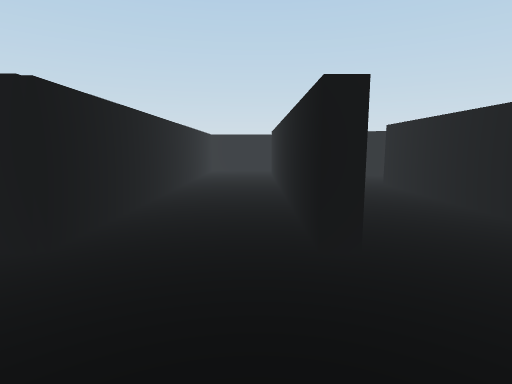
[1] (above)

24 first-person views from a walk through a scene from a Unity 3-D project. The camera is 1.2 m above the floor, tilts 8° down and sees 80° across. The floor is counted in squares, 1 m on a side. Each view is taken from the middle of a square. On the plan, view 1 faces up. The plan holds only what a view shows up to about 13 squares ahead; the rest is blank. The player is left out.

[2]
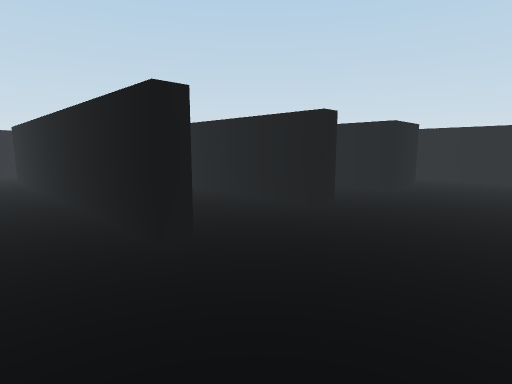

[3]
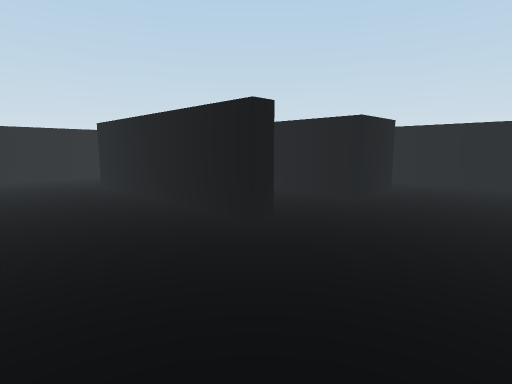

[4]
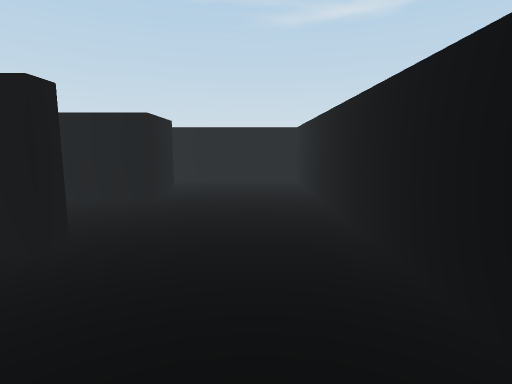

[5]
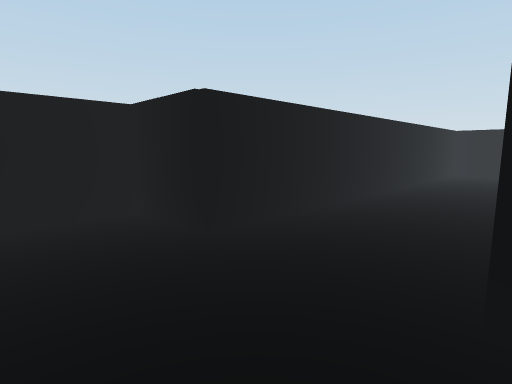

[6]
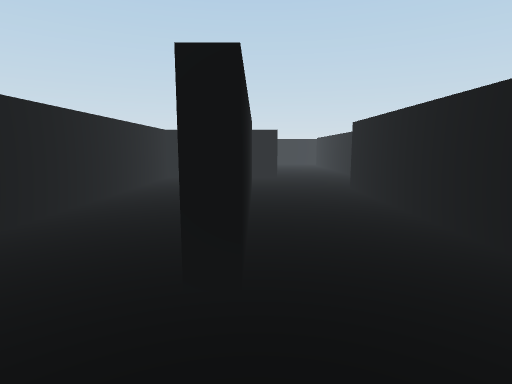

[7]
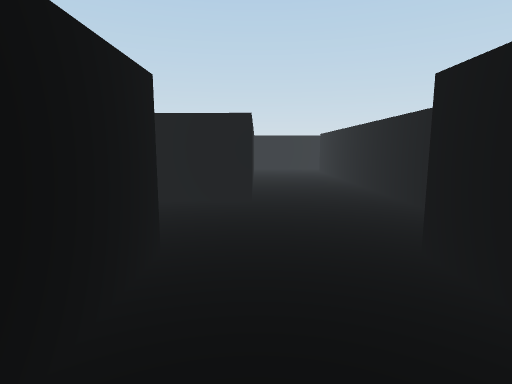

[8]
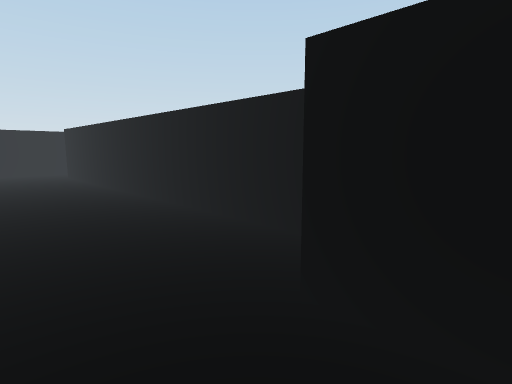

[9]
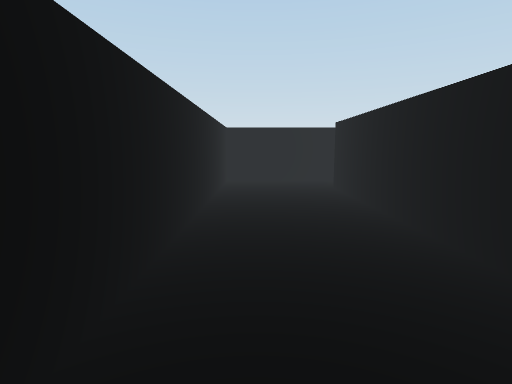

[10]
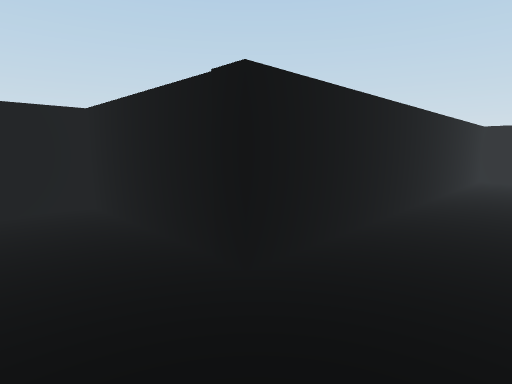

[11]
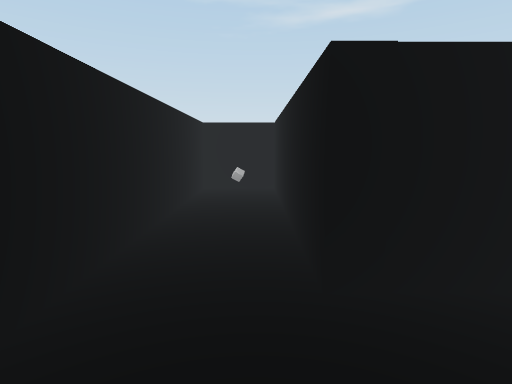

[12]
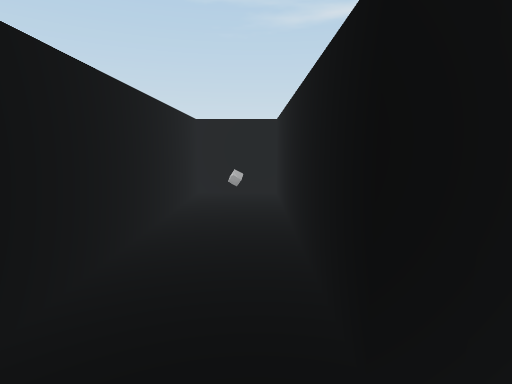

[13]
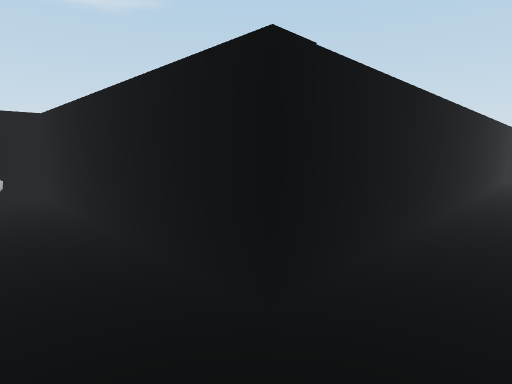

[14]
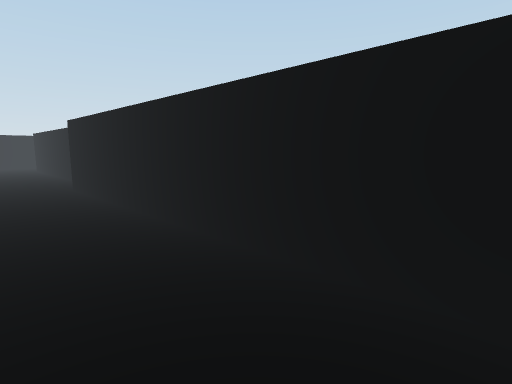

[15]
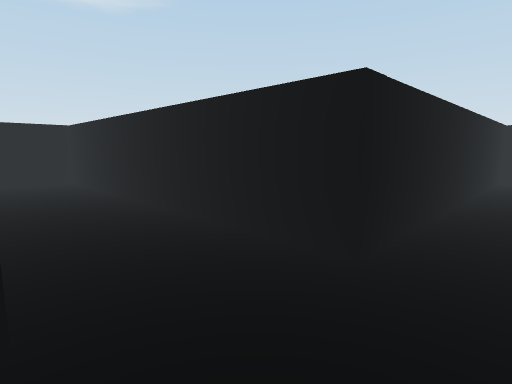

[16]
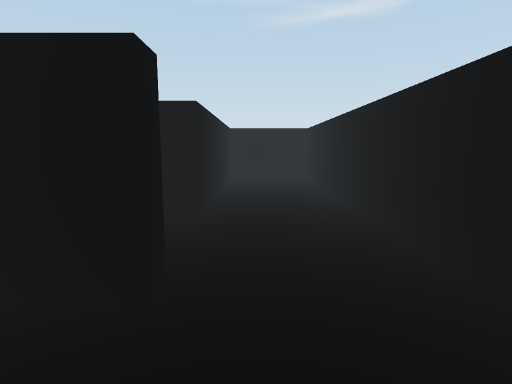

[17]
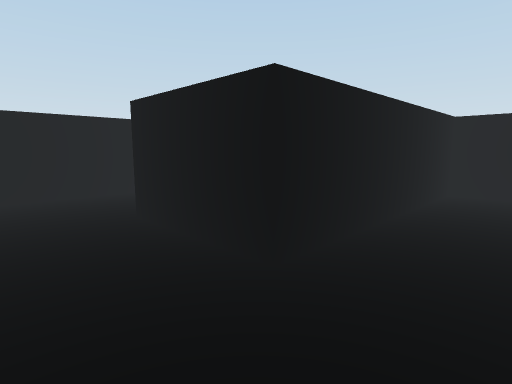

[18]
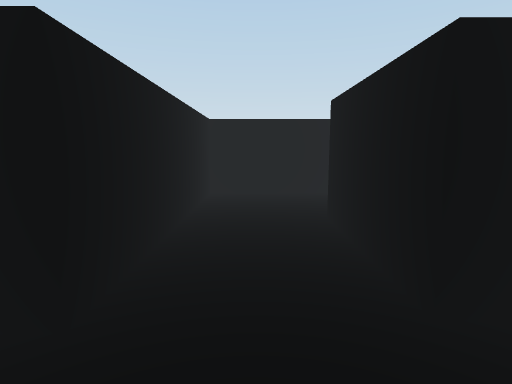

[19]
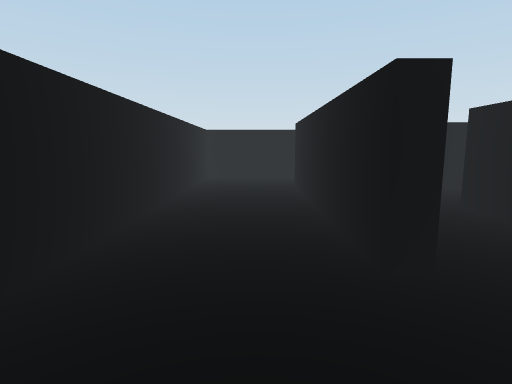

[20]
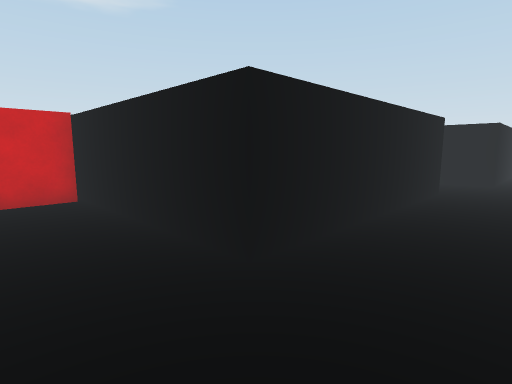

[21]
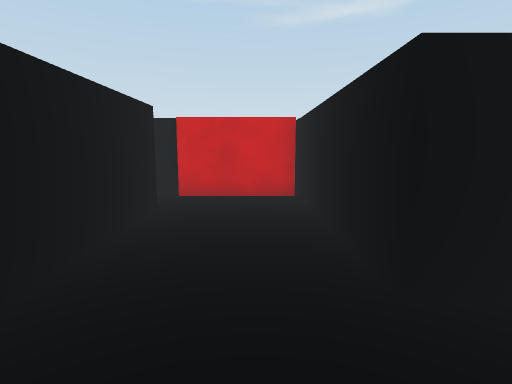

[22]
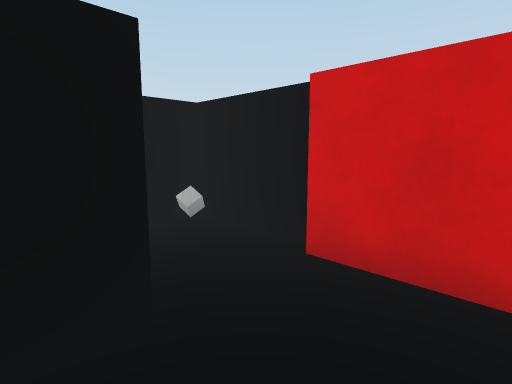

[23]
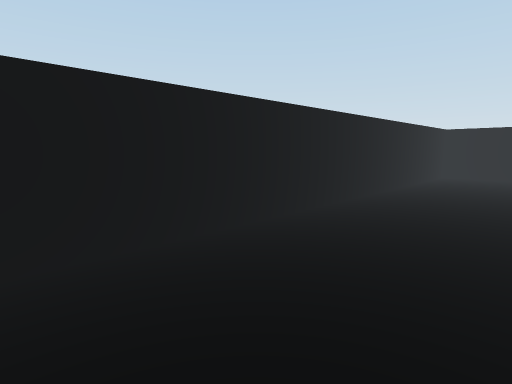

[24]
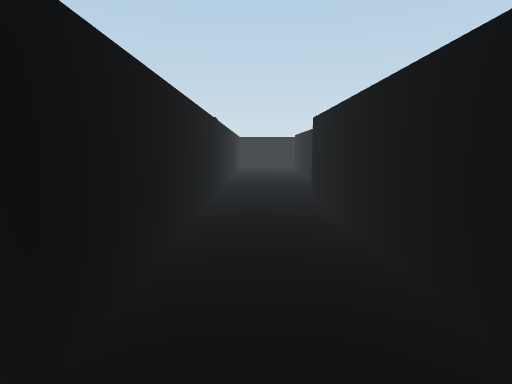

### Floor plan
Points are (right, up) in squares from view 1. A wall is a line through its corners. A room is listed if a view was taken in it or the views show most of it. See-through windows are left out.
Room 1 (views 1, 2, 3, 4, 5, 6, 7, 8, 9, 10, 11, 12, 13, 14, 15, 16, 17, 19, 20, 21, 22, 23, 24)
walls: (4.9, 10.5) (4.9, 3.4) (4.4, 3.4) (4.4, 10.5); (9.4, 10.4) (9.4, 23.4) (16.3, 23.4) (16.3, 25.6) (5.9, 25.6) (5.9, 14) (1.2, 14) (1.2, 5.4); (13.8, 13) (13.2, 13) (13.2, 19.8) (19.8, 19.8); (0.8, 17) (-1.6, 17); (1.2, 3.4) (0.7, 3.4) (0.7, 14.5); (-2.4, 16.2) (-2.4, 3.4) (-4.6, 3.4) (-4.6, -0.5) (12.5, -0.5) (12.5, 10) (14.5, 10); (17, 22.9) (9.9, 22.9) (9.9, 3.4) (7.9, 3.4) (7.9, 10.5); (19.1, 23) (19.1, 25.6) (18.1, 25.6)
ways out: opening at (13.5, 11.5) to room 2; opening at (1.5, 15.5)
objects: other object (15, 24); grey cube (18, 25); red block (19, 21) to (19, 22)
Room 2 (view 18)
walls: (14.5, 10) (23, 10) (23, 13) (16.3, 13) (16.3, 16.2); (13.8, 16.4) (13.8, 13)
ways out: opening at (13.5, 11.5) to room 1; opening at (15, 16)

Positions as (right, up) in squares from view 1, and headings:
1: (0, 0), facing up
2: (-1, 0), facing up-right
3: (1, 0), facing up-right
4: (1, 1), facing right
5: (1, 1), facing up-left
6: (5, 1), facing up
7: (6, 7), facing up
8: (6, 9), facing up-right
9: (7, 14), facing up
10: (8, 12), facing up-left
11: (7, 24), facing right
12: (8, 24), facing right
13: (8, 25), facing down-right
14: (10, 0), facing up-right
15: (11, 13), facing down-right
16: (11, 12), facing right
17: (14, 11), facing up-right
18: (15, 11), facing up
19: (12, 10), facing up
20: (11, 22), facing down-right
21: (11, 21), facing right
22: (16, 21), facing up-right
23: (10, 3), facing down-left
24: (11, 2), facing up
